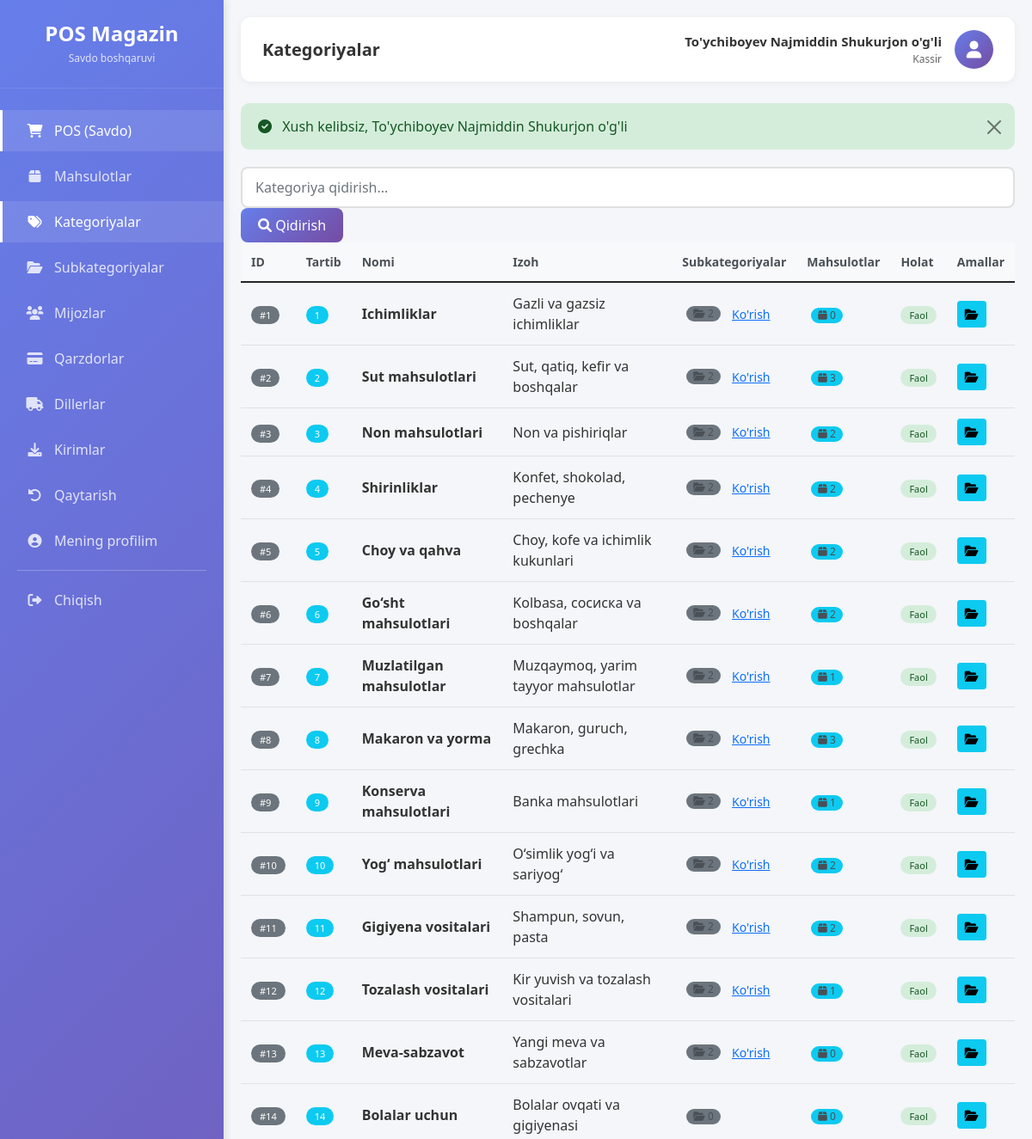
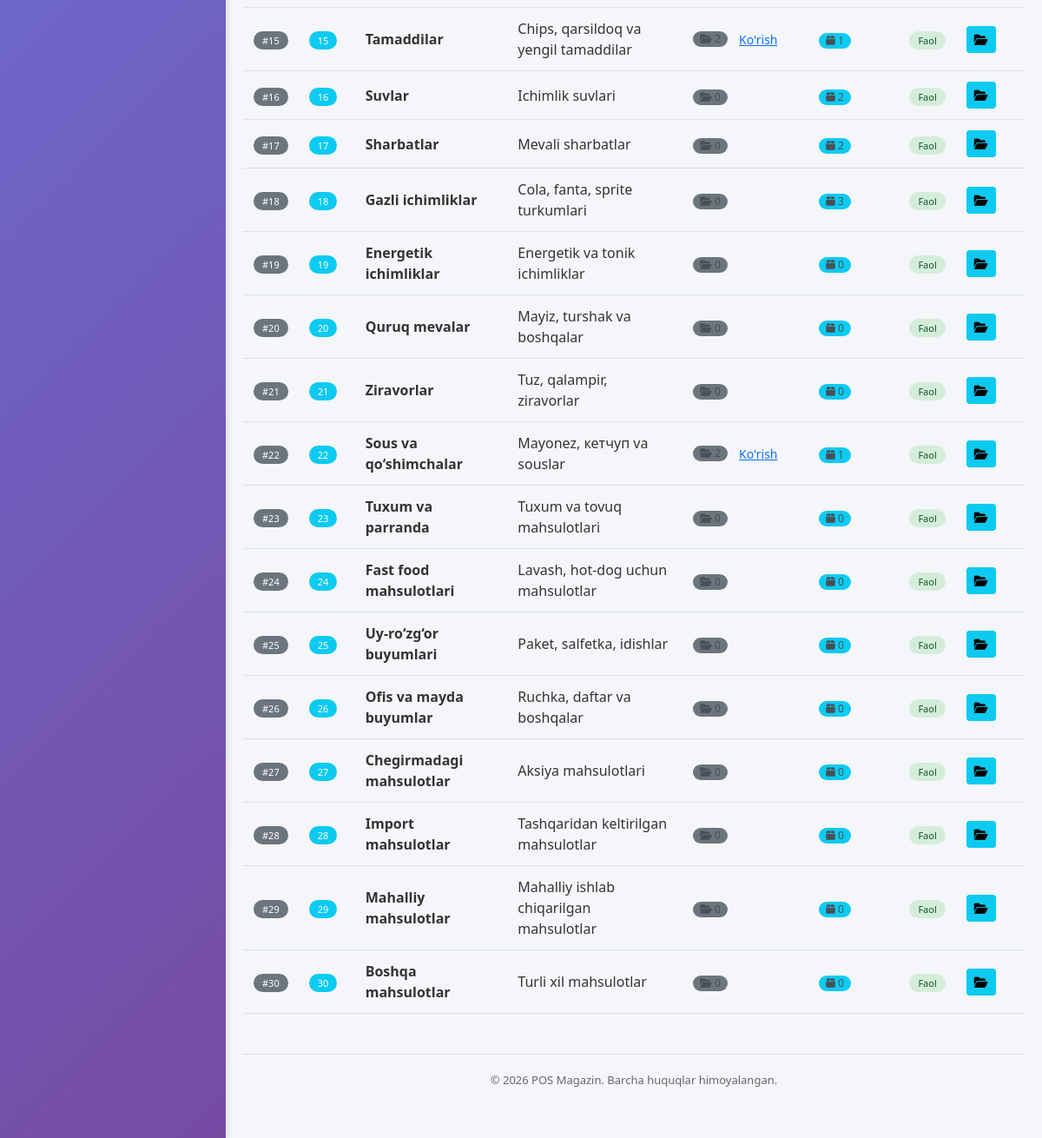
Page /categories (signed in) on the committed database (2 pictures, top to bottom).
### tables this page shows
CREATE TABLE `kategoriyalar` (
  `id` bigint(20) UNSIGNED NOT NULL,
  `nomi` varchar(120) NOT NULL,
  `izoh` varchar(255) DEFAULT NULL,
  `faol` tinyint(1) NOT NULL DEFAULT 1,
  `tartib` int(11) NOT NULL DEFAULT 0,
  `yaratilgan_vaqt` timestamp NULL DEFAULT current_timestamp(),
  `yangilangan_vaqt` timestamp NULL DEFAULT current_timestamp() ON UPDATE current_timestamp(),
  `ochirilgan_vaqt` timestamp NULL DEFAULT NULL
);

### app/Controllers/Controller.php (called while the page is built, shortened)
<?php
abstract class Controller {
    protected function view($view, $data = [], $layout = 'main') {
        $viewPath = APP_PATH . '/Views/pages/' . $view . '.php';
        extract($data);
        require $viewPath;
    }
}

### app/Controllers/CategoryController.php (called while the page is built, shortened)
<?php
class CategoryController extends Controller {
    private $categoryModel;
    public function __construct() {
        $this->categoryModel = new Category();
    }
    public function index() {
        $search = $_GET['search'] ?? '';
        if ($search) {
            $categories = $this->categoryModel->search($search);
            $pagination = ['page' => 1, 'lastPage' => 1, 'total' => count($categories)];
        } else {
            $categories = $this->categoryModel->getWithSubcategories();
            $pagination = ['page' => 1, 'lastPage' => 1, 'total' => count($categories)];
        }
        $this->view('categories/index', [
            'categories' => $categories,
            'search' => $search,
            'pagination' => $pagination
        ]);
    }
}

### config/database.php (called while the page is built)
<?php
class Database {
    private static $connection = null;
    public static function getInstance() {
        if (self::$connection === null) {
            try {
                $host = 'localhost';
                $dbname = 'pos_magazin_uz';
                $user = 'root';
                $pass = '';
                $dsn = "mysql:host=$host;dbname=$dbname;charset=utf8";
                self::$connection = new PDO($dsn, $user, $pass);
                self::$connection->setAttribute(PDO::ATTR_ERRMODE, PDO::ERRMODE_EXCEPTION);
            } catch (PDOException $e) {
                die("Database xatosi: " . $e->getMessage());
            }
        }
        return self::$connection;
    }
}

### app/Models/Model.php (called while the page is built, shortened)
<?php
abstract class Model {
    public function __construct() {
        $this->db = \Database::getInstance();
    }
}

### app/Models/Category.php (called while the page is built, shortened)
<?php
class Category extends Model {
    protected $table = 'kategoriyalar';
    public function getWithSubcategories() {
        $stmt = $this->db->prepare("
            SELECT
                k.*,
                (SELECT COUNT(*) FROM subkategoriyalar WHERE kategoriya_id = k.id AND ochirilgan_vaqt IS NULL) as subcategories_count,
                (SELECT COUNT(*) FROM mahsulotlar WHERE kategoriya_id = k.id AND ochirilgan_vaqt IS NULL) as products_count
            FROM {$this->table} k
            WHERE k.ochirilgan_vaqt IS NULL
            ORDER BY k.tartib ASC, k.nomi ASC
        ");
        $stmt->execute();
        return $stmt->fetchAll();
    }
}

### app/Views/pages/categories/index.php (the view, shortened to what this page needs)
<div class="content-card">
    <div class="filter-section">
        <form method="GET" class="search-box">
            <input type="text"
                   name="search"
                   class="form-control"
                   placeholder="Kategoriya qidirish..."
                   value="<?= htmlspecialchars($search ?? '') ?>">
            <button type="submit" class="btn btn-primary">
                <i class="fas fa-search"></i> Qidirish
            </button>
        </form>
    </div>
    <div class="table-responsive">
        <table class="table table-hover">
            <thead>
                <tr>
                    <th width="50">ID</th>
                    <th width="50">Tartib</th>
                    <th>Nomi</th>
                    <th>Izoh</th>
                    <th>Subkategoriyalar</th>
                    <th>Mahsulotlar</th>
                    <th>Holat</th>
                    <th>Amallar</th>
                </tr>
            </thead>
            <tbody id="sortableCategories">
                <?php if (empty($categories)): ?>
                    <tr>
                        <td colspan="8" class="text-center py-4">
                            <i class="fas fa-tags fa-3x text-muted mb-3"></i>
                            <p class="text-muted">Hech qanday kategoriya topilmadi</p>
                            <?php if (in_array($_SESSION['user']['rol_nomi'] ?? '', ['Admin', 'Omborchi'])): ?>
                                <a href="/new-pos/categories/create" class="btn btn-primary">
                                    <i class="fas fa-plus"></i> Birinchi kategoriyani qo'shish
                                </a>
                            <?php endif; ?>
                        </td>
                    </tr>
                <?php else: ?>
                    <?php foreach ($categories as $category): ?>
                        <tr data-id="<?= $category['id'] ?>" data-tartib="<?= $category['tartib'] ?? 0 ?>">
                            <td><span class="badge bg-secondary">#<?= $category['id'] ?></span></td>
                            <td>
                                <span class="badge bg-info"><?= $category['tartib'] ?? 0 ?></span>
                            </td>
                            <td>
                                <strong><?= htmlspecialchars($category['nomi']) ?></strong>
                            </td>
                            <td>
                                <?= htmlspecialchars($category['izoh'] ?? '-') ?>
                            </td>
                            <td>
                                <span class="badge bg-secondary category-stats">
                                    <i class="fas fa-folder-open"></i>
                                    <?= $category['subcategories_count'] ?? 0 ?>
                                </span>
                                <?php if (($category['subcategories_count'] ?? 0) > 0): ?>
                                    <a href="/new-pos/subcategories?category=<?= $category['id'] ?>" class="btn btn-sm btn-link">
                                        Ko'rish
                                    </a>
                                <?php endif; ?>
                            </td>
                            <td>
                                <span class="badge bg-info category-stats">
                                    <i class="fas fa-box"></i>
                                    <?= $category['products_count'] ?? 0 ?>
                                </span>
                            </td>
                            <td>
                                <?php if ($category['faol']): ?>
                                    <span class="badge badge-success">Faol</span>
                                <?php else: ?>
                                    <span class="badge badge-danger">Faol emas</span>
                                <?php endif; ?>
                            </td>
                            <td>
                                <a href="/new-pos/subcategories?category=<?= $category['id'] ?>"
                                   class="btn btn-sm btn-info btn-action"
                                   title="Subkategoriyalar"
                                   data-bs-toggle="tooltip">
                                    <i class="fas fa-folder-open"></i>
                                </a>
                            </td>
                        </tr>
                    <?php endforeach; ?>
                <?php endif; ?>
            </tbody>
        </table>
    </div>
</div>

### public/index.php (shortened to what this page needs)
<?php
require_once __DIR__ . '/../config/database.php';
spl_autoload_register(function ($class) {
    $prefix = 'App\\';
    $base_dir = APP_PATH . '/';
    $len = strlen($prefix);
    $relative_class = substr($class, $len);
    $file = $base_dir . str_replace('\\', '/', $relative_class) . '.php';
});
$requestUri = $_SERVER['REQUEST_URI'];
$basePath = '/new-pos';
if (strpos($requestUri, $basePath) === 0) {
    $requestUri = substr($requestUri, strlen($basePath));
}
$requestUri = strtok($requestUri, '?');
$requestUri = str_replace('/public', '', $requestUri);
$requestUri = trim($requestUri, '/');
$routesFile = ROUTES_PATH . '/web.php';
$routes = require $routesFile;
$httpMethod = $_SERVER['REQUEST_METHOD'];
$isAjax = (!empty($_SERVER['HTTP_X_REQUESTED_WITH']) &&
    strtolower($_SERVER['HTTP_X_REQUESTED_WITH']) === 'xmlhttprequest');
$dispatchMethods = $isAjax ? ['AJAX', $httpMethod] : [$httpMethod];
route_dispatch($routes, $dispatchMethods, $requestUri);
function route_dispatch($routes, array $methods, $uri) {
    foreach ($methods as $method) {
        foreach ($routes[$method] as $pattern => $handler) {
        $pattern = trim($pattern, '/');
        $regexPattern = preg_replace('/\{[a-zA-Z0-9_]+\}/', '([^/]+)', $pattern);
        $regexPattern = '/^' . str_replace('/', '\/', $regexPattern) . '$/';
        if (preg_match($regexPattern, $uri, $matches)) {
            array_shift($matches);
            list($controller, $action) = $handler;
            $controllerInstance = new $controllerClass();
            call_user_func_array([$controllerInstance, $action], $matches);
            return;
        }
        }
    }
}

### public/assets/css/style.css (style rules this page uses)
* { margin: 0; padding: 0; box-sizing: border-box; }
body { font-family: 'Segoe UI', Tahoma, Geneva, Verdana, sans-serif; background: #f4f6f9; }
.btn-primary { background: linear-gradient(135deg, #667eea 0%, #764ba2 100%); border: none; padding: 8px 20px; border-radius: 8px; color: white; font-weight: 500; transition: all 0.3s; }
.form-control, .form-select { border: 2px solid #e0e0e0; border-radius: 8px; padding: 10px 15px; transition: all 0.3s; }
.table th { background: #f8f9fa; color: #495057; font-weight: 600; font-size: 14px; padding: 12px; }
.table td { padding: 12px; vertical-align: middle; color: #333; }
.badge { padding: 5px 10px; border-radius: 20px; font-size: 11px; font-weight: 500; }
.badge-success { background: #d4edda; color: #155724; }

### app/Views/pages/categories/index.php (style rules this page uses)
.category-stats { display: inline-block; padding: 3px 8px; background: #e9ecef; border-radius: 12px; font-size: 12px; color: #495057; margin-left: 5px; }

### app/Views/layouts/main.php (style rules this page uses)
* { margin: 0; padding: 0; box-sizing: border-box; }
body { font-family: 'Segoe UI', Tahoma, Geneva, Verdana, sans-serif; background: #f4f6f9; }

### rows in the picture
kategoriyalar: id "1", tartib "1", nomi "Ichimliklar", izoh "Gazli va gazsiz ichimliklar", subcategories_count "2", products_count "0", faol "Faol"
kategoriyalar: id "2", tartib "2", nomi "Sut mahsulotlari", izoh "Sut, qatiq, kefir va boshqalar", subcategories_count "2", products_count "3", faol "Faol"
kategoriyalar: id "3", tartib "3", nomi "Non mahsulotlari", izoh "Non va pishiriqlar", subcategories_count "2", products_count "2", faol "Faol"
kategoriyalar: id "4", tartib "4", nomi "Shirinliklar", izoh "Konfet, shokolad, pechenye", subcategories_count "2", products_count "2", faol "Faol"
kategoriyalar: id "5", tartib "5", nomi "Choy va qahva", izoh "Choy, kofe va ichimlik kukunlari", subcategories_count "2", products_count "2", faol "Faol"
kategoriyalar: id "6", tartib "6", nomi "Go‘sht mahsulotlari", izoh "Kolbasa, сосиска va boshqalar", subcategories_count "2", products_count "2", faol "Faol"
kategoriyalar: id "7", tartib "7", nomi "Muzlatilgan mahsulotlar", izoh "Muzqaymoq, yarim tayyor mahsulotlar", subcategories_count "2", products_count "1", faol "Faol"
kategoriyalar: id "8", tartib "8", nomi "Makaron va yorma", izoh "Makaron, guruch, grechka", subcategories_count "2", products_count "3", faol "Faol"
kategoriyalar: id "9", tartib "9", nomi "Konserva mahsulotlari", izoh "Banka mahsulotlari", subcategories_count "2", products_count "1", faol "Faol"
kategoriyalar: id "10", tartib "10", nomi "Yog‘ mahsulotlari", izoh "O‘simlik yog‘i va sariyog‘", subcategories_count "2", products_count "2", faol "Faol"
kategoriyalar: id "11", tartib "11", nomi "Gigiyena vositalari", izoh "Shampun, sovun, pasta", subcategories_count "2", products_count "2", faol "Faol"
kategoriyalar: id "12", tartib "12", nomi "Tozalash vositalari", izoh "Kir yuvish va tozalash vositalari", subcategories_count "2", products_count "1", faol "Faol"
kategoriyalar: id "13", tartib "13", nomi "Meva-sabzavot", izoh "Yangi meva va sabzavotlar", subcategories_count "2", products_count "0", faol "Faol"
kategoriyalar: id "14", tartib "14", nomi "Bolalar uchun", izoh "Bolalar ovqati va gigiyenasi", subcategories_count "0", products_count "0", faol "Faol"
kategoriyalar: id "15", tartib "15", nomi "Tamaddilar", izoh "Chips, qarsildoq va yengil tamaddilar", subcategories_count "2", products_count "1", faol "Faol"
kategoriyalar: id "16", tartib "16", nomi "Suvlar", izoh "Ichimlik suvlari", subcategories_count "0", products_count "2", faol "Faol"
kategoriyalar: id "17", tartib "17", nomi "Sharbatlar", izoh "Mevali sharbatlar", subcategories_count "0", products_count "2", faol "Faol"
kategoriyalar: id "18", tartib "18", nomi "Gazli ichimliklar", izoh "Cola, fanta, sprite turkumlari", subcategories_count "0", products_count "3", faol "Faol"
kategoriyalar: id "19", tartib "19", nomi "Energetik ichimliklar", izoh "Energetik va tonik ichimliklar", subcategories_count "0", products_count "0", faol "Faol"
kategoriyalar: id "20", tartib "20", nomi "Quruq mevalar", izoh "Mayiz, turshak va boshqalar", subcategories_count "0", products_count "0", faol "Faol"
kategoriyalar: id "21", tartib "21", nomi "Ziravorlar", izoh "Tuz, qalampir, ziravorlar", subcategories_count "0", products_count "0", faol "Faol"
kategoriyalar: id "22", tartib "22", nomi "Sous va qo‘shimchalar", izoh "Mayonez, кетчуп va souslar", subcategories_count "2", products_count "1", faol "Faol"
kategoriyalar: id "23", tartib "23", nomi "Tuxum va parranda", izoh "Tuxum va tovuq mahsulotlari", subcategories_count "0", products_count "0", faol "Faol"
kategoriyalar: id "24", tartib "24", nomi "Fast food mahsulotlari", izoh "Lavash, hot-dog uchun mahsulotlar", subcategories_count "0", products_count "0", faol "Faol"
kategoriyalar: id "25", tartib "25", nomi "Uy-ro‘zg‘or buyumlari", izoh "Paket, salfetka, idishlar", subcategories_count "0", products_count "0", faol "Faol"
kategoriyalar: id "26", tartib "26", nomi "Ofis va mayda buyumlar", izoh "Ruchka, daftar va boshqalar", subcategories_count "0", products_count "0", faol "Faol"
kategoriyalar: id "27", tartib "27", nomi "Chegirmadagi mahsulotlar", izoh "Aksiya mahsulotlari", subcategories_count "0", products_count "0", faol "Faol"
kategoriyalar: id "28", tartib "28", nomi "Import mahsulotlar", izoh "Tashqaridan keltirilgan mahsulotlar", subcategories_count "0", products_count "0", faol "Faol"
kategoriyalar: id "29", tartib "29", nomi "Mahalliy mahsulotlar", izoh "Mahalliy ishlab chiqarilgan mahsulotlar", subcategories_count "0", products_count "0", faol "Faol"
kategoriyalar: id "30", tartib "30", nomi "Boshqa mahsulotlar", izoh "Turli xil mahsulotlar", subcategories_count "0", products_count "0", faol "Faol"
